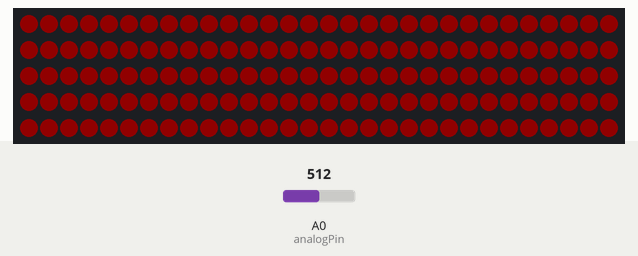
Recording of a sketch running on a simulated Arduino Uno, built with avr-gcc and run on an emulated ATmega328P. On the bench: 150 RGB LEDs in strip order, left to right, continuing on the next row. The inputs (shaded band) are chosen by the test bench; at power-on: A0 (analogPin) = 512. Dim RGB values are drawn brighter than linear; random numbers use the default seed unless the sketch sets one; what the sketch prints to the serial monitor is not drawn.

Above: at 1.2 s.

The sketch:

FSR_LED.ino
```cpp
/*

*/
#include <Adafruit_NeoPixel.h>
#define PIN 4

// Parameter 1 = number of pixels in strip
// Parameter 2 = pin number (most are valid)
// Parameter 3 = pixel type flags, add together as needed:
//   NEO_RGB     Pixels are wired for RGB bitstream
//   NEO_GRB     Pixels are wired for GRB bitstream
//   NEO_KHZ400  400 KHz bitstream (e.g. FLORA pixels)
//   NEO_KHZ800  800 KHz bitstream (e.g. High Density LED strip)
Adafruit_NeoPixel strip = Adafruit_NeoPixel(150, PIN, NEO_GRB + NEO_KHZ800);

//Color for random flashing charge up
// just add new {nnn, nnn, nnn}, lines. They will be picked out randomly
//                          R   G   B
// uint8_t myColors[][3] = {{232, 100, 255},   // purple
//                         {200, 200, 20},   // yellow
//                         {30, 200, 200},   // blue
//                         {237,159,176},    // pink
//                         {255, 0, 0},      // red
//                         {108, 87,229},     // Dark blue
//                         {162,211,172},     // Lt Green
//                         {0, 0, 0},   // yellow
//                         {0, 0, 0},   // blue
//                         {0,0,0},    // pink
//                         {0, 0, 0},      // red
//                         {0, 0,0},     // Dark blue
//                         {0,0,0},
//                         {0, 0, 0},   // yellow
//                         {0, 0, 0},   // blue
//                         {0,0,0},    // pink
//                         {0, 0, 0},      // red
//                         {0, 0,0},     // Dark blue
//                         {0,0,0},                        // Lt Green
//                           };

// #define FAVCOLORS sizeof(myColors) / 3

uint8_t myColors[][3] = {{255, 0, 0},   // purple
                        {0, 255, 0},   // yellow
                        {0, 0, 255},   // blue

                        {0, 0, 0},   // yellow
                        {0, 0, 0},   // blue
                        {0,0,0},    // pink
                        {0, 0, 0},      // red
                        {0, 0,0},     // Dark blue
                        {0,0,0},                        // Lt Green
                          };

#define FAVCOLORS sizeof(myColors) / 3


uint8_t baseColors[][3] = {{232, 50, 255},   // purple
                        {250, 100, 20},   // yellow
                        {30, 30, 255},   // blue
                        {237,159,176},    // pink
                        {255, 0, 0},      // red
                        {70, 87,229},     // Dark blue
                        {50,255,50},
                        {0,255,0},
                        {255,0,0},
                        {0,0,255},
                        {255,0,220},
                                  };     // Lt Green
#define chosenColor sizeof(baseColors) / 3

int analogPin = 0;     // pin for connection with fsr
                       // outside leads to ground and +5V
int val = 0;

int fadeSpeed = 0;
int hitValue  = 100;  // as soon as sfr thresh is hit, one color goes to this val
int fsrThresh = 500;

#define PIN 4
int r;
int g;
int b;
int heldTime;
int charger;
int sinAmp;
int slowFlash;
int fastFlash;
float period1;
float period2;
int baseR;
int baseG;
int baseB;

void setup() {
  Serial.begin(9600);
  strip.begin();
  strip.setBrightness(150);
  strip.show(); // Initialize all pixels to 'off'
  //delay(1000);
  r,g,b     = 0,0,0;
  heldTime  = 0;
  sinAmp    = 100;
  slowFlash = 100;
  fastFlash = 175;
  period1 = .5; // lower is slower. good rand is .1 - 1
  period2 = .7;
  baseR = 0;
  baseG = 0;
  baseB = 0;

}

void loop() {

  //int randColor = random(1, 5);

  int indy = random(chosenColor);
  int red = baseColors[indy][0];
  int green = baseColors[indy][1];
  int blue = baseColors[indy][2];

  val = analogRead(analogPin);     // read the input pin
  //Serial.println(val);           // debug value

  // This is the main clock in this function. It iterates while pressure thresh is exceeded. Otherwise is 0
  if (val > fsrThresh){
    heldTime++;}
  else {
    heldTime = 0;
  }

  //Fade if trigger is not being held
  if (heldTime == 0){

    r -= fadeSpeed;
    g -= fadeSpeed;
    b -= fadeSpeed;
  }

  //When thresh is exceeded, light up
  else if (heldTime == 1 ){
  baseR = red;
  baseG = green;
  baseB = blue;
  r = map(red,   0, 255, 0, baseR);
  g = map(green, 0, 255, 0, baseG);
  b = map(blue,  0, 255, 0, baseB);
  // Serial.println("Bewww!");
  }

  // //stay lit up, but don't fade
  // else if (heldTime < 50){// && heldTime < 400){

  //   r =  baseR-sinAmp + (sin(period2 *  heldTime)*(sinAmp));
  //   g =  baseG-sinAmp + (sin(period2 *  heldTime)*(sinAmp));
  //   b =  baseB-sinAmp + (sin(period2 *  heldTime)*(sinAmp));
  // }

  else if (heldTime > 6 ){// && heldTime < 400){

    r =  baseR-sinAmp + (sin(period2 *  heldTime)*(sinAmp));
    g =  baseG-sinAmp + (sin(period2 *  heldTime)*(sinAmp));
    b =  baseB-sinAmp + (sin(period2 *  heldTime)*(sinAmp));
  }


  if (r < 0){ r = 0;}
  if (r > 255){ r = 255;}
  if (g < 0){g = 0;}
  if (g > 255){ g = 255;}
  if (b < 0){b = 0;}
  if (b > 255){ b = 255;}

  Serial.print(r);
  Serial.print("\t");
  Serial.print(g);
  Serial.print("\t");
  Serial.print(b);
  Serial.print("\t");
  Serial.print("\n");

 r = 30;
 g = 0;
 b = 0;

 lightUp(strip.Color(r, g, b));
   //strip.show();
}


static void chase(uint32_t c) {
  for(uint16_t i=0; i<strip.numPixels()+4; i++) {
      strip.setPixelColor(i  , c); // Draw new pixel
      strip.setPixelColor(i-4, 0); // Erase pixel a few steps back
      strip.show();
      //delay(25);
  }
}

void lightUp(uint32_t c) {
  for(uint16_t i=0; i<strip.numPixels(); i++) {
      strip.setPixelColor(i, 0);
  }
  for(uint16_t i=0; i<strip.numPixels(); i++) {
      strip.setPixelColor(i, c);
  }
  strip.show();
}

void flashRandom(int wait, uint8_t howmany) {

  for(uint16_t i=0; i<howmany; i++) {
    // pick a random favorite color!
    int c = random(FAVCOLORS);
    int red = myColors[c][0];
    int green = myColors[c][1];
    int blue = myColors[c][2];

    strip.setPixelColor(i, strip.Color(red, green, blue));
      //strip.show();
      //delay(wait);
  }
  strip.show();
  delay(wait);

  // LEDs will be off when done (they are faded to 0)
}
```
